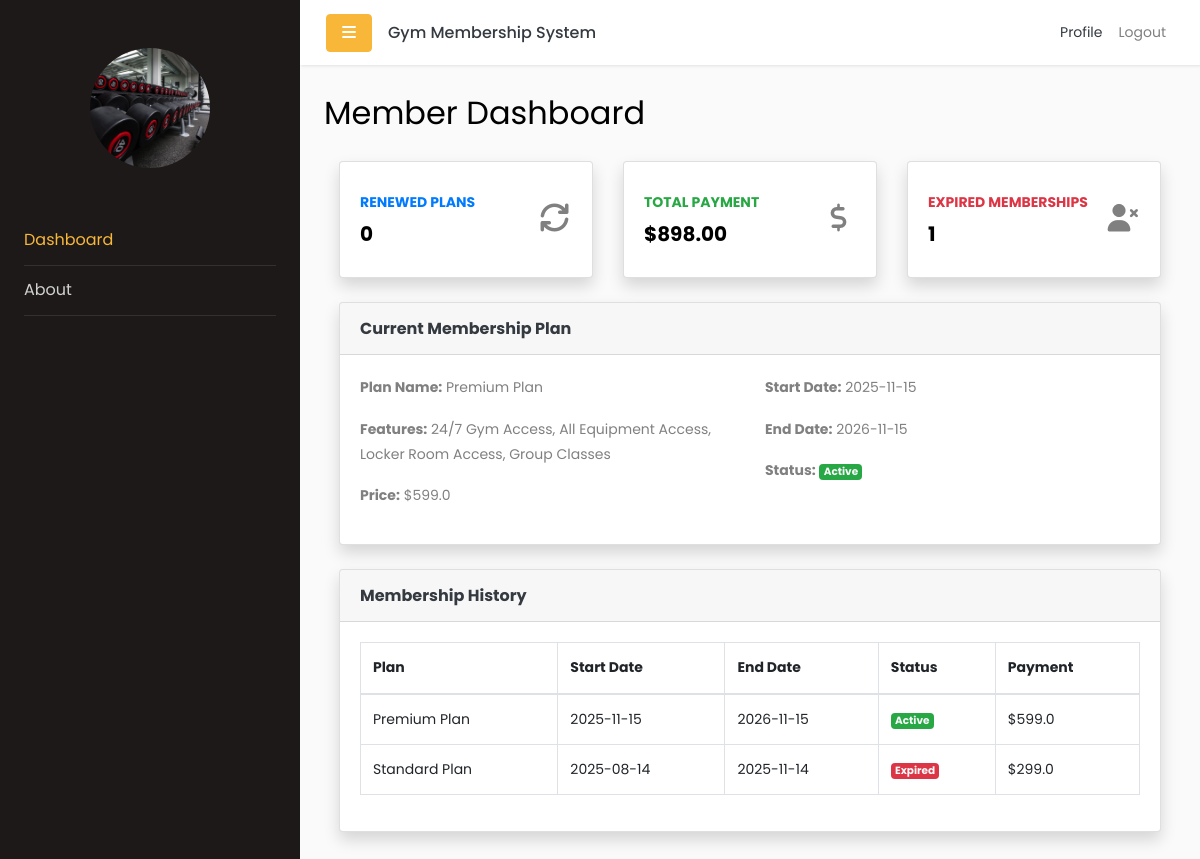
Before: /member/dashboard (signed in) with the older database file.
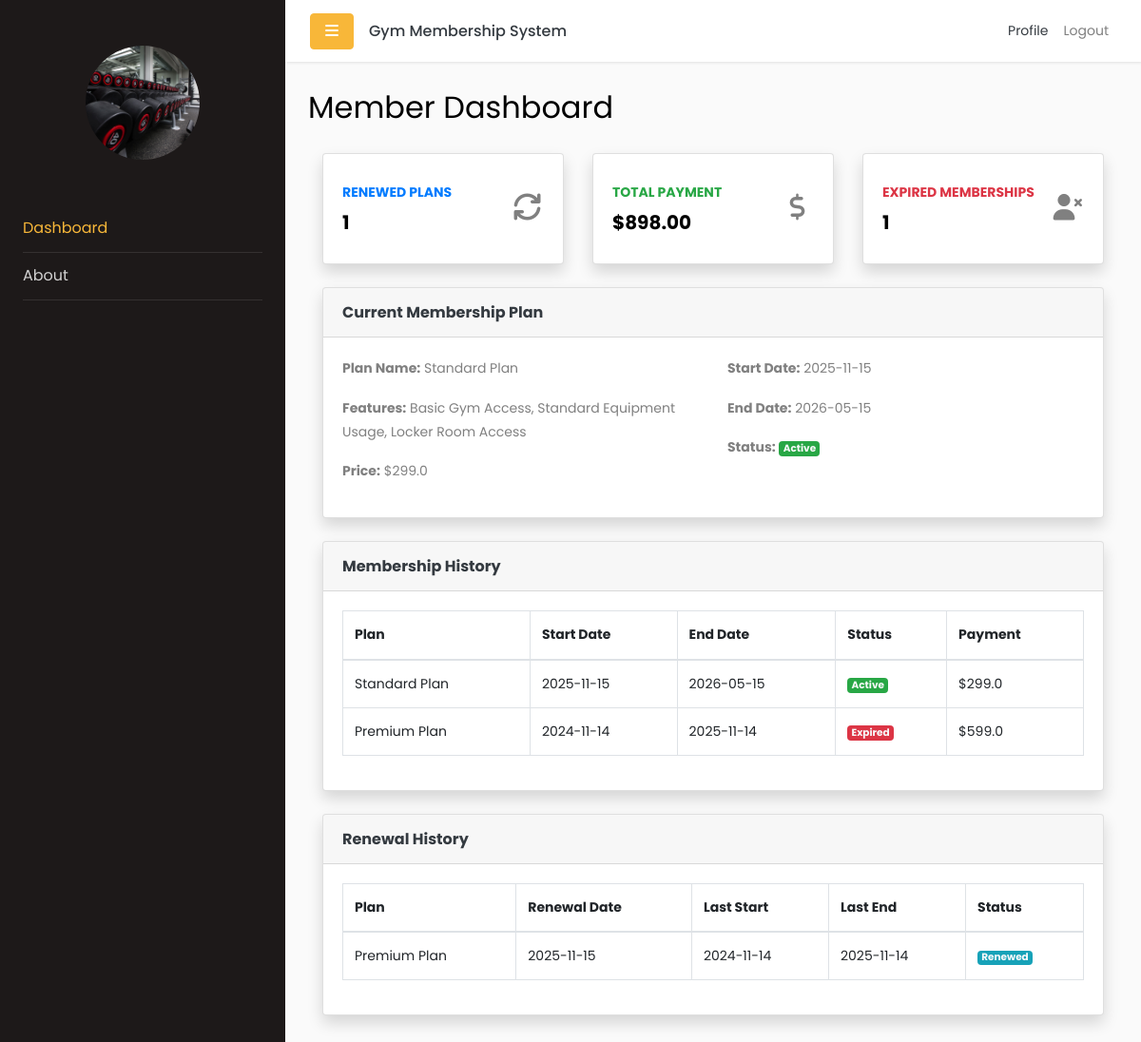
After: the same page with the newer database file.
### app/models.py (models this page shows)
class MembershipPlan(db.Model):
    __tablename__ = 'membership_plans'
    id = db.Column(db.Integer, primary_key=True)
    name = db.Column(db.String(100), nullable=False)
    features = db.Column(db.Text)
    price = db.Column(db.Float, nullable=False)
    duration_months = db.Column(db.Integer, nullable=False)  # Duration in months
    status = db.Column(db.String(20), default='available')  # 'available' or 'unavailable'
    created_at = db.Column(db.DateTime, default=lambda: datetime.now(timezone.utc))

class Membership(db.Model):
    __tablename__ = 'memberships'
    id = db.Column(db.Integer, primary_key=True)
    member_id = db.Column(db.Integer, db.ForeignKey('users.id'), nullable=False)
    plan_id = db.Column(db.Integer, db.ForeignKey('membership_plans.id'), nullable=False)
    start_date = db.Column(db.DateTime, nullable=False)
    end_date = db.Column(db.DateTime, nullable=False)
    paymentMethod = db.Column(db.String(100))  # e.g., 'credit_card', 'cash', etc.
    status = db.Column(db.String(20), default='active')  # 'active', 'expired', 'cancelled'
    created_at = db.Column(db.DateTime, default=lambda: datetime.now(timezone.utc))
    user = db.relationship('User', backref=db.backref('memberships', lazy=True))
    plan = db.relationship('MembershipPlan', backref=db.backref('memberships', lazy=True))

class MembershipRenewal(db.Model):
    __tablename__ = 'membership_renewals'
    id = db.Column(db.Integer, primary_key=True)
    membership_id = db.Column(db.Integer, db.ForeignKey('memberships.id'), nullable=False)
    processed_by = db.Column(db.Integer, db.ForeignKey('users.id'), nullable=True)
    last_start_date = db.Column(db.DateTime, nullable=True)
    last_end_date = db.Column(db.DateTime, nullable=True)
    renewal_date = db.Column(db.DateTime, nullable=False, default=datetime.now(timezone.utc))
    membership = db.relationship('Membership', backref='renewals', lazy=True)
    processed_user = db.relationship('User', backref='processed_renewals', lazy=True)

### app/routes/member_routes.py (the view)
@member_bp.route('/member/dashboard')
@login_required
@role_required('member')
def member_dashboard():
    from flask_login import current_user
    from app.models import Membership, MembershipPlan, MembershipRenewal, db
    memberships = Membership.query.filter_by(member_id=current_user.id).order_by(Membership.start_date.desc()).all()
    membership_history = []
    total_payment = 0
    expired_count = 0
    renewed_count = 0
    current_membership = None
    current_plan = None
    renewal_history = []
    for m in memberships:
        plan = MembershipPlan.query.get(m.plan_id)
        membership_history.append((m, plan))
        total_payment += plan.price if plan else 0
        if m.status == 'expired':
            expired_count += 1
        renewals = MembershipRenewal.query.filter_by(membership_id=m.id).order_by(MembershipRenewal.renewal_date.desc()).all()
        if renewals:
            renewed_count += 1
            for r in renewals:
                renewal_history.append({
                    'plan': plan,
                    'renewal': r,
                    'membership': m
                })
        if m.status == 'active' and not current_membership:
            current_membership = m
            current_plan = plan
    return render_template(
        'member/dashboard.html',
        renewed_count=renewed_count,
        total_payment=total_payment,
        expired_count=expired_count,
        current_membership=current_membership,
        current_plan=current_plan,
        membership_history=membership_history,
        renewal_history=renewal_history
    )

### app/__init__.py (called while the page is built)
@login_manager.user_loader
def load_user(user_id):
    return User.query.get(int(user_id))

### app/templates/member/dashboard.html (shortened to what this page needs)
{% extends 'base.html' %}
{% block content %}
<h2 class="mb-4">Member Dashboard</h2>
<div class="container-fluid">
    <div class="row">
        <div class="col-xl-4 col-md-6 mb-4">
            <div class="card border-left-primary shadow h-100 py-2">
                <div class="card-body">
                    <div class="row no-gutters align-items-center">
                        <div class="col mr-2">
                            <div class="text-xs font-weight-bold text-primary text-uppercase mb-1">Renewed Plans</div>
                            <div class="h5 mb-0 font-weight-bold text-gray-800">{{ renewed_count }}</div>
                        </div>
                        <div class="col-auto">
                            <i class="fas fa-sync fa-2x text-gray-300"></i>
                        </div>
                    </div>
                </div>
            </div>
        </div>
        <div class="col-xl-4 col-md-6 mb-4">
            <div class="card border-left-success shadow h-100 py-2">
                <div class="card-body">
                    <div class="row no-gutters align-items-center">
                        <div class="col mr-2">
                            <div class="text-xs font-weight-bold text-success text-uppercase mb-1">Total Payment</div>
                            <div class="h5 mb-0 font-weight-bold text-gray-800">${{ '{:,.2f}'.format(total_payment) }}</div>
                        </div>
                        <div class="col-auto">
                            <i class="fas fa-dollar-sign fa-2x text-gray-300"></i>
                        </div>
                    </div>
                </div>
            </div>
        </div>
        <div class="col-xl-4 col-md-6 mb-4">
            <div class="card border-left-danger shadow h-100 py-2">
                <div class="card-body">
                    <div class="row no-gutters align-items-center">
                        <div class="col mr-2">
                            <div class="text-xs font-weight-bold text-danger text-uppercase mb-1">Expired Memberships</div>
                            <div class="h5 mb-0 font-weight-bold text-gray-800">{{ expired_count }}</div>
                        </div>
                        <div class="col-auto">
                            <i class="fas fa-user-times fa-2x text-gray-300"></i>
                        </div>
                    </div>
                </div>
            </div>
        </div>
    </div>
    <div class="card shadow mb-4">
        <div class="card-header py-3">
            <h6 class="m-0 font-weight-bold text-dark">Current Membership Plan</h6>
        </div>
        <div class="card-body">
            {% if current_membership and current_plan %}
            <div class="row">
                <div class="col-md-6">
                    <p><strong>Plan Name:</strong> {{ current_plan.name }}</p>
                    <p><strong>Features:</strong> {{ current_plan.features }}</p>
                    <p><strong>Price:</strong> ${{ current_plan.price }}</p>
                </div>
                <div class="col-md-6">
                    <p><strong>Start Date:</strong> {{ current_membership.start_date.strftime('%Y-%m-%d') }}</p>
                    <p><strong>End Date:</strong> {{ current_membership.end_date.strftime('%Y-%m-%d') }}</p>
                    <p><strong>Status:</strong>
                        {% if current_membership.status == 'active' %}
                            <span class="badge bg-success text-light">Active</span>
                        {% elif current_membership.status == 'expired' %}
                            <span class="badge bg-danger text-light">Expired</span>
                        {% else %}
                            <span class="badge bg-secondary">{{ current_membership.status|capitalize }}</span>
                        {% endif %}
                    </p>
                </div>
            </div>
            {% else %}
            <p class="text-muted">No active membership plan found.</p>
            {% endif %}
        </div>
    </div>
    <div class="card shadow mb-4">
        <div class="card-header py-3">
            <h6 class="m-0 font-weight-bold text-dark">Membership History</h6>
        </div>
        <div class="card-body">
            <div class="table-responsive">
                <table class="table table-bordered" id="memberHistoryTable">
                    <thead>
                        <tr>
                            <th>Plan</th>
                            <th>Start Date</th>
                            <th>End Date</th>
                            <th>Status</th>
                            <th>Payment</th>
                        </tr>
                    </thead>
                    <tbody>
                        {% for membership, plan in membership_history %}
                        <tr>
                            <td>{{ plan.name }}</td>
                            <td>{{ membership.start_date.strftime('%Y-%m-%d') }}</td>
                            <td>{{ membership.end_date.strftime('%Y-%m-%d') }}</td>
                            <td>
                                {% if membership.status == 'active' %}
                                    <span class="badge bg-success text-light">Active</span>
                                {% elif membership.status == 'expired' %}
                                    <span class="badge bg-danger text-light">Expired</span>
                                {% else %}
                                    <span class="badge bg-secondary">{{ membership.status|capitalize }}</span>
                                {% endif %}
                            </td>
                            <td>${{ plan.price }}</td>
                        </tr>
                        {% else %}
                            No membership history found.
                        {% endfor %}
                    </tbody>
                </table>
            </div>
        </div>
    </div>
    {% if renewal_history and renewal_history|length > 0 %}
        <div class="card shadow mb-4">
            <div class="card-header py-3">
                <h6 class="m-0 font-weight-bold text-dark">Renewal History</h6>
            </div>
            <div class="card-body">
                <div class="table-responsive">
                    <table class="table table-bordered" id="renewalHistoryTable">
                        <thead>
                            <tr>
                                <th>Plan</th>
                                <th>Renewal Date</th>
                                <th>Last Start</th>
                                <th>Last End</th>
                                <th>Status</th>
                            </tr>
                        </thead>
                        <tbody>
                            {% for item in renewal_history %}
                            <tr>
                                <td>{{ item.plan.name }}</td>
                                <td>{{ item.renewal.renewal_date.strftime('%Y-%m-%d') }}</td>
                                <td>{{ item.renewal.last_start_date.strftime('%Y-%m-%d') if item.renewal.last_start_date else '' }}</td>
                                <td>{{ item.renewal.last_end_date.strftime('%Y-%m-%d') if item.renewal.last_end_date else '' }}</td>
                                <td><span class="badge bg-info text-light">Renewed</span></td>
                            </tr>
                            {% else %}
                            No renewal history found.
                            {% endfor %}
                        </tbody>
                    </table>
                </div>
            </div>
        </div>
    {% endif %}
</div>
{% endblock %}

### app/templates/base.html (shortened to what this page needs)
<!doctype html>
<html lang="en">
  <head>
    <link rel="stylesheet" href="https://stackpath.bootstrapcdn.com/font-awesome/4.7.0/css/font-awesome.min.css">
    <link rel="stylesheet" href="{{ url_for('static', filename='css/style.css') }}">
    <link rel="stylesheet" href="https://cdnjs.cloudflare.com/ajax/libs/font-awesome/7.0.1/css/all.min.css" />
    <link rel="stylesheet" href="https://cdn.datatables.net/1.13.7/css/dataTables.bootstrap5.min.css">
    <link href="https://cdn.jsdelivr.net/npm/select2@4.1.0-rc.0/dist/css/select2.min.css" rel="stylesheet" />
    <link href="https://cdn.jsdelivr.net/npm/select2-bootstrap-5-theme@1.3.0/dist/select2-bootstrap-5-theme.min.css" rel="stylesheet" />
  </head>
  <body>
    <div class="wrapper d-flex">
      {% include 'components/sidebar.html' %}
      <div id="content" class="flex-grow-1">
        {% include 'components/navbar.html' %}
        <main class="p-4">
          {% block content %}{% endblock %}
        </main>
      </div>
    </div>
  </body>
</html>

### app/templates/components/sidebar.html (shortened to what this page needs)
<nav id="sidebar">
  <div class="p-4 pt-5">
   <a href="#" class="img logo rounded-circle mb-5"
     style="background-image: url('{{ url_for("static", filename="images/logo.jpg") }}');"></a>
    <ul class="list-unstyled components mb-5">
      {% if current_user.is_authenticated %}
        {% if current_user.role == 'admin' %}
      <li class="{{ 'active' if request.endpoint == 'admin.admin_dashboard' }}">
        <a href="{{ url_for('admin.admin_dashboard') }}">Home</a>
      </li>
      <li class="{{ 'active' if request.endpoint == 'admin.membership' }}">
        <a href="{{ url_for('admin.membership') }}">Membership</a>
      </li>
      <li class="{{ 'active' if request.endpoint and request.endpoint.startswith('admin.manage') }}">
        <a href="#pageSubmenu" data-toggle="collapse" aria-expanded="false" class="dropdown-toggle">Manage</a>
        <ul class="collapse list-unstyled {{ 'show' if request.endpoint and request.endpoint.startswith('admin.manage') }}" id="pageSubmenu">
          <li class="{{ 'active' if request.endpoint == 'admin.manage_members' }}">
            <a href="{{ url_for('admin.manage_members') }}">Users </a>
          </li>
          <li class="{{ 'active' if request.endpoint == 'admin.manage_memberships' }}">
            <a href="{{ url_for('admin.manage_memberships') }}">Memberships</a>
          </li>
          <li class="{{ 'active' if request.endpoint == 'admin.manage_plans' }}">
            <a href="{{ url_for('admin.manage_plans') }}">Plans</a>
          </li>
          <li class="{{ 'active' if request.endpoint == 'admin.manage_renewal' }}">
            <a href="{{ url_for('admin.manage_renewal') }}">Renewal</a>
          </li>
        </ul>
      </li>
      {% elif current_user.role == 'member' %}
          <li class="{{ 'active' if request.endpoint == 'member.member_dashboard' }}">
            <a href="{{ url_for('member.member_dashboard') }}">Dashboard</a>
          </li>
        {% endif %}
      <li class="{{ 'active' if request.endpoint == 'main.about' }}">
        <a href="{{ url_for('main.about') }}">About</a>
      </li>
    </ul>
      {% endif %}
  </div>
</nav>

### app/templates/components/navbar.html (shortened to what this page needs)
<nav class="navbar navbar-expand-lg navbar-light custom-navbar">
  <div class="container-fluid px-3">
    <button type="button" id="sidebarCollapse" class="btn btn-primary">
      <i class="fa fa-bars"></i>
    </button>
    <h6 class="m-0 ml-3 text-dark d-none d-md-block">Gym Membership System</h6>
    <div class="collapse navbar-collapse" id="navbarSupportedContent">
      <ul class="nav navbar-nav ml-auto">
        <li class="nav-item d-none d-md-block">
          <a class=" text-dark nav-link {% if request.endpoint == 'profile.profile' %}active{% endif %}" href="{{ url_for('profile.profile')}}">Profile</a>
        </li>
        <li class="nav-item d-none d-md-block">
          <a class="nav-link {% if request.endpoint == 'auth.logout' %}active{% endif %}" href="{{ url_for('auth.logout') }}">Logout</a>
        </li>
      </ul>
    </div>
  </div>
</nav>

Changed rows visible on the page:
now on this page (row unchanged): MembershipPlan: name "Standard Plan", features "Basic Gym Access, Standard Equipment Usage, Locker Room Access", price "299.0"
changed Membership "Standard Plan": start_date "2025-08-14" → "2025-11-15"; end_date "2025-11-14" → "2026-05-15"; status "Expired" → "Active"; moves up the list
changed Membership "Premium Plan": start_date "2025-11-15" → "2024-11-14"; end_date "2026-11-15" → "2025-11-14"; status "Active" → "Expired"
added MembershipRenewal: renewal.renewal_date "2025-11-15", renewal.last_start_date "2024-11-14", renewal.last_end_date "2025-11-14"
Other visible differences:
{{ renewed_count }}: "0" → "1"
{{ current_membership.end_date.strftime('%Y-%m-%d') }}: "2026-11-15" → "2026-05-15"
{{ current_plan.name }}: "Premium Plan" → "Standard Plan"
{{ current_plan.features }}: "24/7 Gym Access, All Equipment Access, Locker Room Access, Group Classes" → "Basic Gym Access, Standard Equipment Usage, Locker Room Access"
{{ current_plan.price }}: "599.0" → "299.0"
text now shown: "Renewal History Plan Renewal Date Last Start Last End Status"
new list line: "Premium Plan"
new list line: "Renewed"
